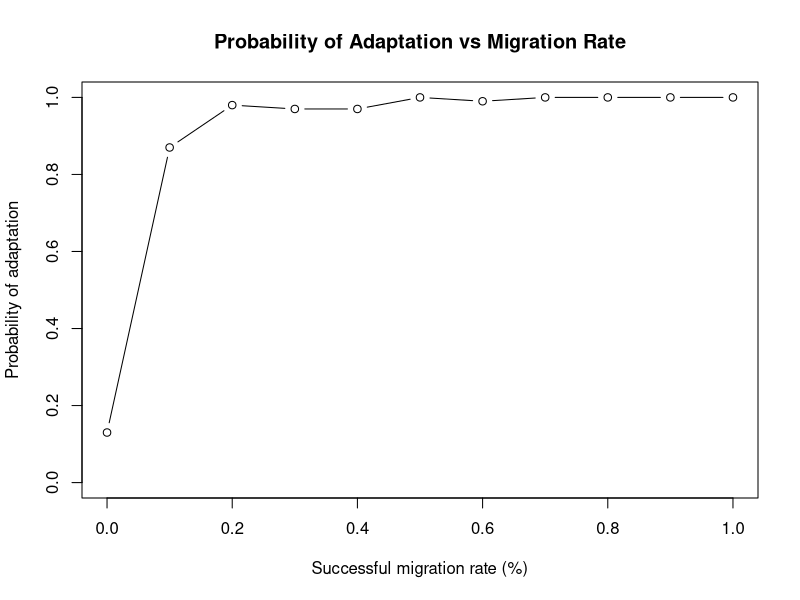
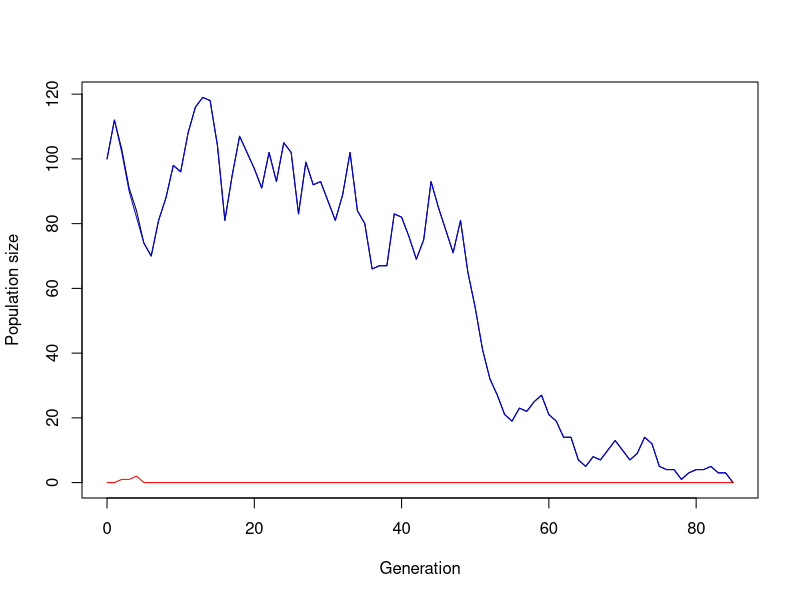

Here is the R script that generated these plots, in order:
## ---- chunk 1
# ==== FUNCTION 1: SIMULATE ONE GENERATION

# Two turtle types are represented:
# a = the usual (wild-type) population
# A = the adapted population

# The model includes:
# 1. Population growth affected by warming
# 2. A relative growth advantage or disadvantage for type A
# 3. Mutation from type a to type A
# 4. Immigration of adapted individuals from a source beach
# 5. Population growth affected by warming

simulate_one_gen <- function(N_a, N_A, decay_rate, sel_coeff, mut_rate, mig_rate = 0, N_source_a = 0, carrying_capacity = 10000) {
  
  # ====STEP 1: Generate offspring for each turtle type
  
  # Generate the number of type-a offspring.
  # The expected number is reduced by the warming effect
  # represented by decay_rate.
  
  # NEW: Carrying capacity limits population growth
  density_factor <- max(1 - (N_a + N_A) / carrying_capacity, 0)
  
  # Draw offspring according to Poisson distributions
  # rpois(1, lambda) draws one random value from a Poisson
  # distribution with expected value lambda.

  offsp_a <- rpois(1, N_a * (1-decay_rate) * density_factor)
  offsp_A <- rpois(1, N_A * (1-decay_rate+sel_coeff) * density_factor)
  
  
  # sel_coeff represents the relative growth advantage
  # of the adapted type.
  # A positive sel_coeff increases its expected growth,
  # while a negative value decreases its expected growth.
  
  # ====STEP 2: Simulate mutation from type a to type A
  
  # Estimate the number of type-a offspring that mutate
  # Number of type-a offspring * mutation rate.
  
  mut_a_to_A <- rpois(1, offsp_a * mut_rate)
  
  # ====STEP 3: Simulate immigration from the source beach
  # Generate the number of adapted individuals arriving from the cooler source beach.
  # source population size and the migration rate.
  
  mig_A <- rpois(1, N_source_a * mig_rate)
  
  # ====STEP 4: Calculate population sizes in the next generation
  # Subtract individuals that mutated from type a.
  # max(..., 0) prevents the population from becoming negative.
  
  N_a_new <- max(offsp_a - mut_a_to_A, 0)
  
  # Add together:
  # Offspring already belonging to type A
  # New mutants from type a
  # Immigrants from the source beach
  
  N_A_new <- offsp_A + mut_a_to_A + mig_A
  
  return(c(
  N_a = N_a_new,
  N_A = N_A_new
))
  
}

print(simulate_one_gen(100,100,0.2,0,0.0001))

## ---- chunk 2
# Define a function that simulates the population over several generations.

simulate_pop <- function(N_init_a, N_init_A, decay_rate, sel_coeff,
                         mut_rate, t_max, mig_rate,
                         N_source_A) {
  
 # Store the initial numbers of non-adapted and adapted turtles on the warming beach in a vector.
  # pop_new[1] represents the number of a individuals.
  # pop_new[2] represents the number of A individuals.
  
  pop_new <- c(N_init_a, N_init_A)
  
  pop_vector <- matrix(c(pop_new), nrow = 1)
  
# Repeat the simulation once for each generation, up to the maximum number of generations specified by t_max.
  
  for (i in 1:t_max) {
    
    # Migration and survival combined into one step
    # mig_rate = probability of successful migration
    
#the source population itself is not reduced here. N_source_A remains fixed, so it acts as a constant reservoir that can supply adapted turtles in every generation.
    
    migrants <- rbinom(1, N_source_A, mig_rate)
    
    # Original function: simulate the warming beach
    # Migration is set to zero here because we add the
    # surviving migrants separately below.
    gen_result <- simulate_one_gen(
      pop_new[1], pop_new[2], decay_rate,
      sel_coeff, mut_rate, mig_rate = 0,
      N_source_a = 0
    )
    #print(gen_result)
    # Keep only the two population counts
    pop_new <- c(
      unname(gen_result["N_a"]),
      unname(gen_result["N_A"])
    )
    
    #print(pop_new)
    # Add successful migrants to adapted type A
    pop_new[2] <- pop_new[2] + migrants
    
    # Save all populations
    pop_vector <- rbind(pop_vector, c(pop_new))
    
    #print(c(pop_new, source_new,i))
    
    # Stop if the warming population recovers or the
    # whole system becomes extinct
    if (sum(pop_new) >= 1.5 * (N_init_a + N_init_A) ||
        sum(c(pop_new)) == 0) break
  }
  
  rownames(pop_vector) <- 0:(nrow(pop_vector) - 1)
  colnames(pop_vector) <- c("a", "A")
  
  return(pop_vector)
}

# Define baseline model parameters

N_init_a <- 100
N_init_A <- 0
N_source_A <- 100
decay_rate <- 0.01
sel_coeff <- 0.2
mut_rate <- 0.0001
t_max <- 1000
mig_rate <- 0.5

output <- simulate_pop(N_init_a, N_init_A, decay_rate, sel_coeff, mut_rate, t_max, mig_rate, N_source_A)

# Run simulations for different migration rates
mig_rates <- seq(0, 0.01, by = 0.001)

# Number of simulations for each migration rate
n_replicates <- 100

# Store probability of adaptation
prob_adaptation <- numeric(length(mig_rates))

# Define population recovery threshold
recovery_threshold <- 1.5 * (N_init_a + N_init_A)

for (j in seq_along(mig_rates)) {
  
  # Store whether adaptation succeeds in each simulation
  successes <- logical(n_replicates)
  
  for (r in seq_len(n_replicates)) {
    
  output <- simulate_pop(
  N_init_a, N_init_A, decay_rate, sel_coeff,
  mut_rate, t_max,
  mig_rate = mig_rates[j],
  N_source_A = N_source_A
)
    # Calculate total population on the warming beach
    home_total <- output[, "a"] + output[, "A"]
    
    # Success means population recovery with adapted turtles present
    successes[r] <- any(
      home_total >= recovery_threshold &
        output[, "A"] > 0
    )
  }
  
  # Probability = successful simulations / total simulations
  prob_adaptation[j] <- mean(successes)
}

# Display results
results <- data.frame(
  migration_rate = mig_rates,
  probability_adaptation = prob_adaptation
)

print(results)

# Plot probability of adaptation against migration rate
plot(
  mig_rates * 100, prob_adaptation,
  type = "b",
  ylim = c(0, 1),
  xlab = "Successful migration rate (%)",
  ylab = "Probability of adaptation",
  main = "Probability of Adaptation vs Migration Rate"
)


# Test the function and plot the result
# set t_max to a value to be used througout
max_gen <- 1000

# create your simulation data
output <- simulate_pop(N_init_a, N_init_A, decay_rate, sel_coeff, mut_rate, t_max, mig_rates,N_source_A)

# show the last few lines of the data table
print(tail(output))
# plot the output - note that the plot range and the x axis have to be adjusted based on the length of the table
# determine x axis range 
x_range <- 0:(length(output[,1])-1)
# this plots the total population size
plot(x_range,output[,1]+output[,2],type='l',ylim=c(0,max(output[,1]+output[,2])),xlab = "Generation",ylab = "Population size")
# add number of wild type individuals
lines(x_range,output[,1], col="blue")
# add number of mutant individuals
lines(x_range,output[,2], col="red")

## ---- chunk 3
# Calculate Frequencies
# Calculate the total local population at each generation
N_total <- output[, "a"] + output[, "A"]

# Calculate the frequency of type a
freq_a <- ifelse(
  N_total > 0,
  output[, "a"] / N_total,
  NA
)

# Calculate the frequency of type A
freq_A <- ifelse(
  N_total > 0,
  output[, "A"] / N_total,
  NA
)

# Store the results in a data frame
frequency_output <- data.frame(
  generation = 0:(nrow(output) - 1),
  N_total = N_total,
  freq_a = freq_a,
  freq_A = freq_A
)

# Display the frequency results
print(frequency_output)
